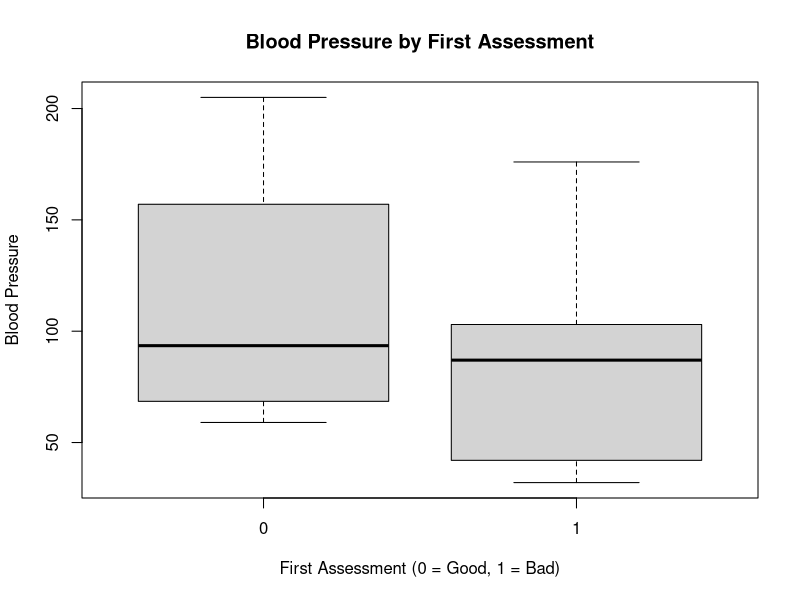
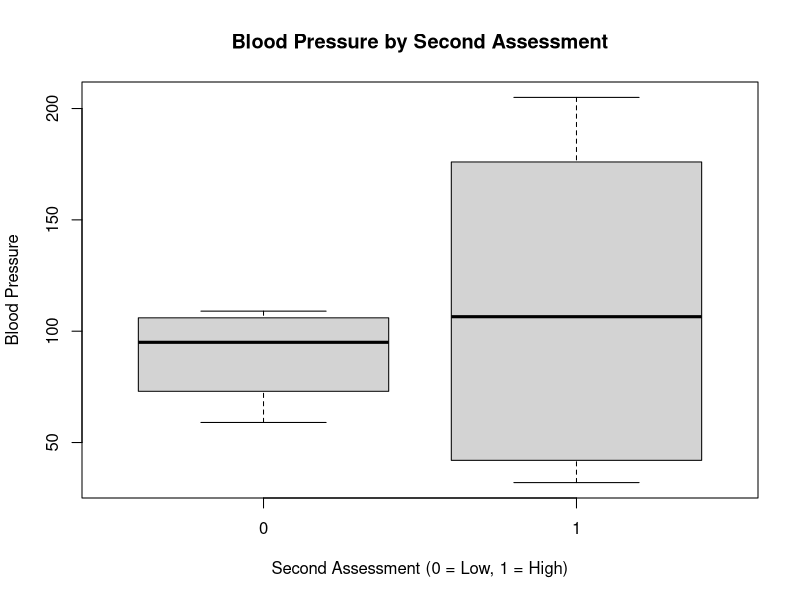
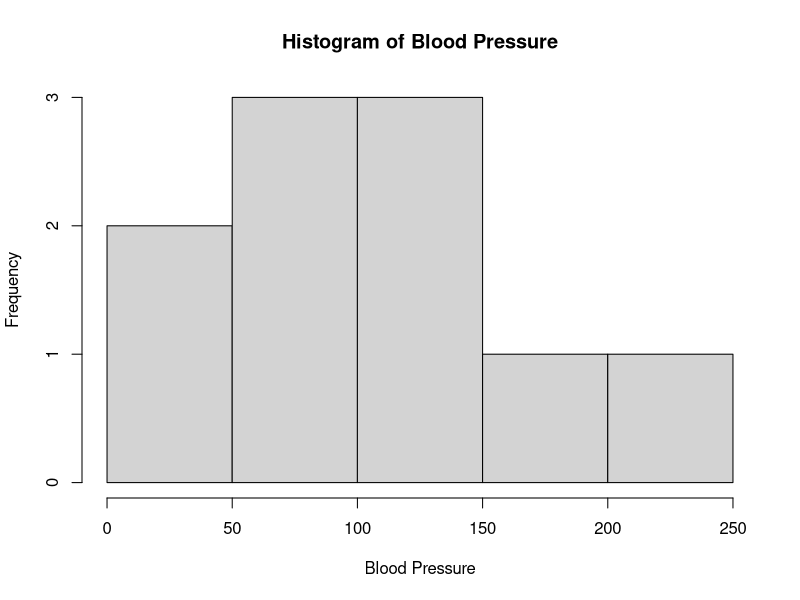

Source code (R) for these figures, in order:
Frequency <- c(0.6,0.3,0.4,0.4,0.2,0.6,0.3,0.4,0.9,0.2)
BP <- c(103,87,32,42,59,109,78,205,135,176)
First <- c(1,1,1,1,0,0,0,0,NA,1)
Second <- c(0,0,1,1,0,0,1,1,1,1)
FinalDecision <- c(0,1,0,1,0,1,0,1,1,1)

hospital_data <- data.frame(
  Frequency, BP, First, Second, FinalDecision
)

boxplot(BP ~ First, data = hospital_data,
        main = "Blood Pressure by First Assessment",
        xlab = "First Assessment (0 = Good, 1 = Bad)",
        ylab = "Blood Pressure")

boxplot(BP ~ Second, data = hospital_data,
        main = "Blood Pressure by Second Assessment",
        xlab = "Second Assessment (0 = Low, 1 = High)",
        ylab = "Blood Pressure")

hist(BP, main = "Histogram of Blood Pressure",
     xlab = "Blood Pressure")